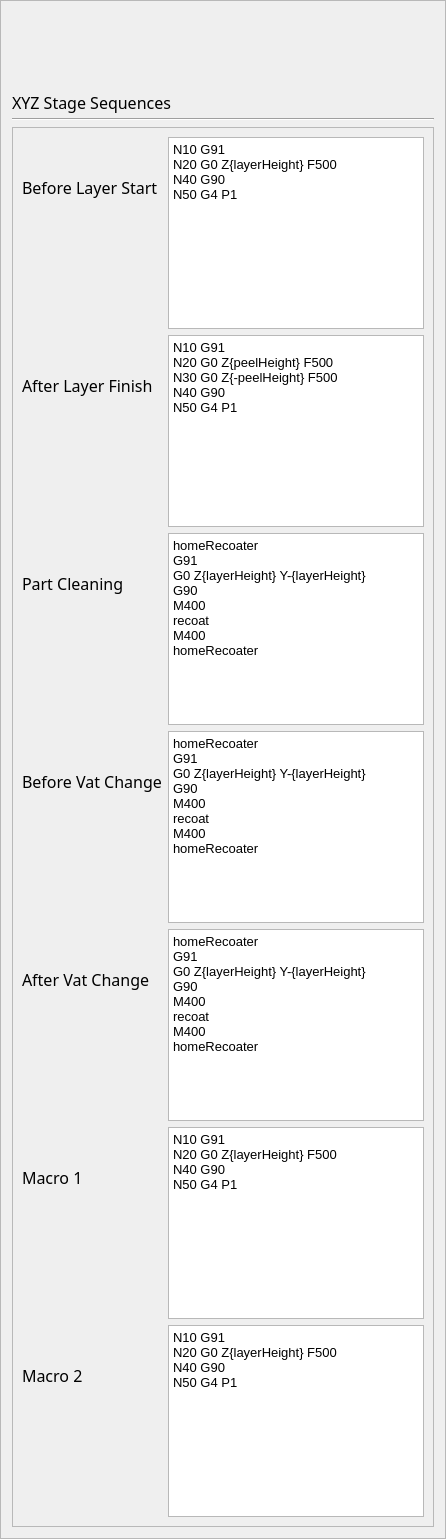
       <widget class="QFrame" name="processFrame">
        <property name="font">
         <font>
          <pointsize>12</pointsize>
         </font>
        </property>
        <property name="frameShape">
         <enum>QFrame::StyledPanel</enum>
        </property>
        <property name="frameShadow">
         <enum>QFrame::Raised</enum>
        </property>
        <layout class="QVBoxLayout" name="verticalLayout">
         <item>
          <widget class="QLabel" name="XYZStageSequenceLabel">
           <property name="minimumSize">
            <size>
             <width>0</width>
             <height>100</height>
            </size>
           </property>
           <property name="maximumSize">
            <size>
             <width>16777215</width>
             <height>20</height>
            </size>
           </property>
           <property name="font">
            <font>
             <family>Gotham</family>
             <pointsize>12</pointsize>
             <bold>false</bold>
            </font>
           </property>
           <property name="styleSheet">
            <string notr="true"/>
           </property>
           <property name="text">
            <string>XYZ Stage Sequences</string>
           </property>
           <property name="wordWrap">
            <bool>true</bool>
           </property>
          </widget>
         </item>
         <item>
          <widget class="Line" name="line_3">
           <property name="font">
            <font>
             <pointsize>12</pointsize>
            </font>
           </property>
           <property name="orientation">
            <enum>Qt::Horizontal</enum>
           </property>
          </widget>
         </item>
         <item>
          <widget class="QFrame" name="frame_19">
           <property name="font">
            <font>
             <pointsize>12</pointsize>
            </font>
           </property>
           <property name="frameShape">
            <enum>QFrame::StyledPanel</enum>
           </property>
           <property name="frameShadow">
            <enum>QFrame::Raised</enum>
           </property>
           <layout class="QFormLayout" name="formLayout">
            <item row="23" column="0">
             <widget class="QLabel" name="afterVatChangeLabel">
              <property name="minimumSize">
               <size>
                <width>0</width>
                <height>100</height>
               </size>
              </property>
              <property name="maximumSize">
               <size>
                <width>16777215</width>
                <height>20</height>
               </size>
              </property>
              <property name="font">
               <font>
                <family>Gotham</family>
                <pointsize>12</pointsize>
                <bold>false</bold>
               </font>
              </property>
              <property name="styleSheet">
               <string notr="true"/>
              </property>
              <property name="text">
               <string>After Vat Change</string>
              </property>
              <property name="wordWrap">
               <bool>true</bool>
              </property>
             </widget>
            </item>
            <item row="29" column="1">
             <widget class="QPlainTextEdit" name="initialLevellingRecoatingSequenceText_4">
              <property name="font">
               <font>
                <pointsize>10</pointsize>
               </font>
              </property>
              <property name="plainText">
               <string>N10 G91
N20 G0 Z{layerHeight} F500
N40 G90
N50 G4 P1
</string>
              </property>
             </widget>
            </item>
            <item row="33" column="1">
             <widget class="QPlainTextEdit" name="initialLevellingRecoatingSequenceText_3">
              <property name="font">
               <font>
                <pointsize>10</pointsize>
               </font>
              </property>
              <property name="plainText">
               <string>N10 G91
N20 G0 Z{layerHeight} F500
N40 G90
N50 G4 P1
</string>
              </property>
             </widget>
            </item>
            <item row="29" column="0">
             <widget class="QLabel" name="fileInfoLabel_33">
              <property name="minimumSize">
               <size>
                <width>0</width>
                <height>100</height>
               </size>
              </property>
              <property name="maximumSize">
               <size>
                <width>16777215</width>
                <height>20</height>
               </size>
              </property>
              <property name="font">
               <font>
                <family>Gotham</family>
                <pointsize>12</pointsize>
                <bold>false</bold>
               </font>
              </property>
              <property name="styleSheet">
               <string notr="true"/>
              </property>
              <property name="text">
               <string>Macro 1</string>
              </property>
              <property name="wordWrap">
               <bool>true</bool>
              </property>
             </widget>
            </item>
            <item row="33" column="0">
             <widget class="QLabel" name="fileInfoLabel_32">
              <property name="minimumSize">
               <size>
                <width>0</width>
                <height>100</height>
               </size>
              </property>
              <property name="maximumSize">
               <size>
                <width>16777215</width>
                <height>20</height>
               </size>
              </property>
              <property name="font">
               <font>
                <family>Gotham</family>
                <pointsize>12</pointsize>
                <bold>false</bold>
               </font>
              </property>
              <property name="styleSheet">
               <string notr="true"/>
              </property>
              <property name="text">
               <string>Macro 2</string>
              </property>
              <property name="wordWrap">
               <bool>true</bool>
              </property>
             </widget>
            </item>
            <item row="23" column="1">
             <widget class="QPlainTextEdit" name="afterVatChangeText">
              <property name="font">
               <font>
                <pointsize>10</pointsize>
               </font>
              </property>
              <property name="plainText">
               <string>homeRecoater
G91
G0 Z{layerHeight} Y-{layerHeight}
G90
M400
recoat
M400
homeRecoater</string>
              </property>
             </widget>
            </item>
            <item row="1" column="0">
             <widget class="QLabel" name="beforeLayerStartLabel">
              <property name="minimumSize">
               <size>
                <width>0</width>
                <height>100</height>
               </size>
              </property>
              <property name="maximumSize">
               <size>
                <width>16777215</width>
                <height>20</height>
               </size>
              </property>
              <property name="font">
               <font>
                <family>Gotham</family>
                <pointsize>12</pointsize>
                <bold>false</bold>
               </font>
              </property>
              <property name="styleSheet">
               <string notr="true"/>
              </property>
              <property name="text">
               <string>Before Layer Start</string>
              </property>
              <property name="wordWrap">
               <bool>true</bool>
              </property>
             </widget>
            </item>
            <item row="1" column="1">
             <widget class="QPlainTextEdit" name="beforeLayerStartText">
              <property name="font">
               <font>
                <pointsize>10</pointsize>
               </font>
              </property>
              <property name="plainText">
               <string>N10 G91
N20 G0 Z{layerHeight} F500
N40 G90
N50 G4 P1
</string>
              </property>
             </widget>
            </item>
            <item row="7" column="1">
             <widget class="QPlainTextEdit" name="afterLayerFinishText">
              <property name="font">
               <font>
                <pointsize>10</pointsize>
               </font>
              </property>
              <property name="plainText">
               <string>N10 G91
N20 G0 Z{peelHeight} F500
N30 G0 Z{-peelHeight} F500
N40 G90
N50 G4 P1</string>
              </property>
             </widget>
            </item>
            <item row="7" column="0">
             <widget class="QLabel" name="afterLayerFinishLabel">
              <property name="minimumSize">
               <size>
                <width>0</width>
                <height>100</height>
               </size>
              </property>
              <property name="maximumSize">
               <size>
                <width>16777215</width>
                <height>20</height>
               </size>
              </property>
              <property name="font">
               <font>
                <family>Gotham</family>
                <pointsize>12</pointsize>
                <bold>false</bold>
               </font>
              </property>
              <property name="styleSheet">
               <string notr="true"/>
              </property>
              <property name="text">
               <string>After Layer Finish</string>
              </property>
              <property name="wordWrap">
               <bool>true</bool>
              </property>
             </widget>
            </item>
            <item row="11" column="1">
             <widget class="QPlainTextEdit" name="partCleaningText">
              <property name="font">
               <font>
                <pointsize>10</pointsize>
               </font>
              </property>
              <property name="plainText">
               <string>homeRecoater
G91
G0 Z{layerHeight} Y-{layerHeight}
G90
M400
recoat
M400
homeRecoater</string>
              </property>
             </widget>
            </item>
            <item row="11" column="0">
             <widget class="QLabel" name="partCleaningLabel">
              <property name="minimumSize">
               <size>
                <width>0</width>
                <height>100</height>
               </size>
              </property>
              <property name="maximumSize">
               <size>
                <width>16777215</width>
                <height>20</height>
               </size>
              </property>
              <property name="font">
               <font>
                <family>Gotham</family>
                <pointsize>12</pointsize>
                <bold>false</bold>
               </font>
              </property>
              <property name="styleSheet">
               <string notr="true"/>
              </property>
              <property name="text">
               <string>Part Cleaning</string>
              </property>
              <property name="wordWrap">
               <bool>true</bool>
              </property>
             </widget>
            </item>
            <item row="17" column="1">
             <widget class="QPlainTextEdit" name="beforeVatChangeText">
              <property name="font">
               <font>
                <pointsize>10</pointsize>
               </font>
              </property>
              <property name="plainText">
               <string>homeRecoater
G91
G0 Z{layerHeight} Y-{layerHeight}
G90
M400
recoat
M400
homeRecoater</string>
              </property>
             </widget>
            </item>
            <item row="17" column="0">
             <widget class="QLabel" name="beforeVatChangeLabel">
              <property name="minimumSize">
               <size>
                <width>0</width>
                <height>100</height>
               </size>
              </property>
              <property name="maximumSize">
               <size>
                <width>16777215</width>
                <height>20</height>
               </size>
              </property>
              <property name="font">
               <font>
                <family>Gotham</family>
                <pointsize>12</pointsize>
                <bold>false</bold>
               </font>
              </property>
              <property name="styleSheet">
               <string notr="true"/>
              </property>
              <property name="text">
               <string>Before Vat Change</string>
              </property>
              <property name="wordWrap">
               <bool>true</bool>
              </property>
             </widget>
            </item>
           </layout>
          </widget>
         </item>
        </layout>
       </widget>
